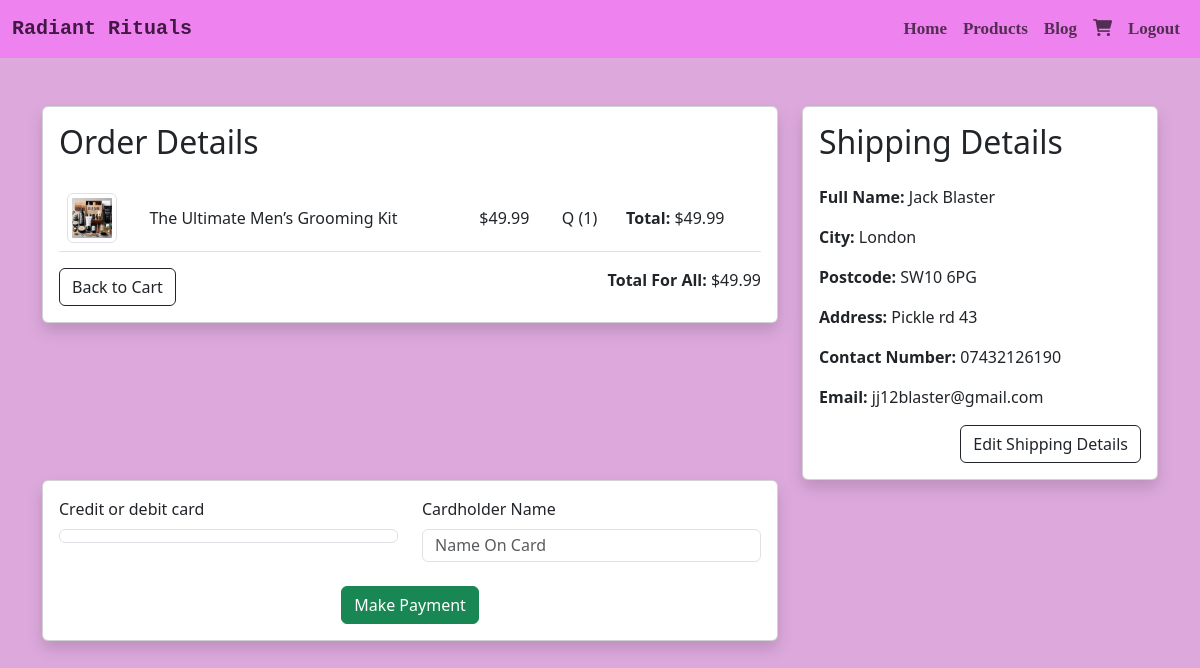
The app's page /products/checkout/ (signed in), older data.
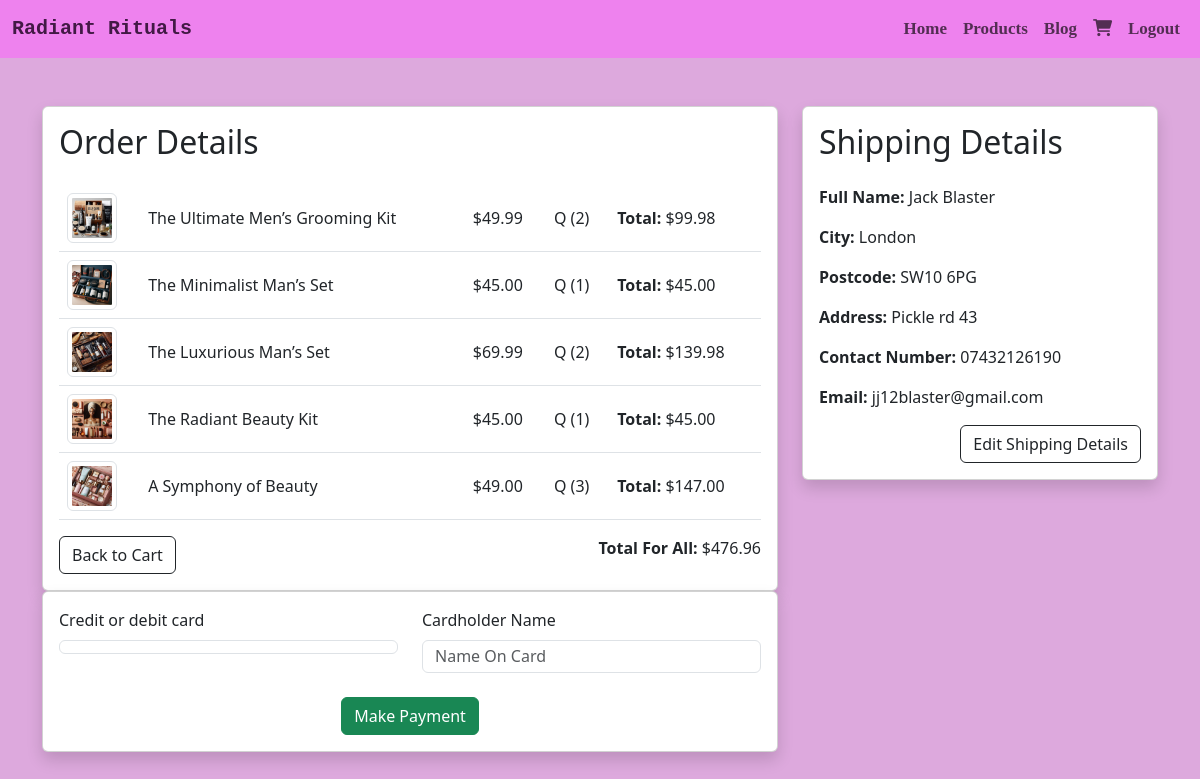
The same page, newer data.
### products/models.py (models this page shows)
class Product(models.Model):
    GENDER_CHOICES = (
        ('Male', 'Male'),
        ('Female', 'Female'),
        ('Unisex', 'Unisex'),
    )
    CATEGORY_CHOICES = (
        ('Haircare', 'Haircare'),
        ('Skincare', 'Skincare'),
        ('Bodycare', 'Bodycare'),
        ('Fragrance', 'Fragrance'),
        ('Beauty Boxes', 'Beauty Boxes'),
        ('Other', "Other"),
    )
    user = models.ForeignKey(User, on_delete=models.CASCADE, default=1)
    name = models.CharField(max_length=255)
    description = models.TextField()
    price = models.DecimalField(max_digits=10, decimal_places=2)
    image = models.ImageField(upload_to='product_images/')
    created_at = models.DateTimeField(auto_now_add=True)
    category = models.CharField(max_length=20, choices=CATEGORY_CHOICES, default='Other')
    gender = models.CharField(max_length=10, choices=GENDER_CHOICES, default="Unisex")
    quantity = models.IntegerField(default=1)

### products/views.py (the view, shortened to what this page needs)
# urls.py: path('checkout/', checkout, name='checkout'),
@login_required
def checkout(request):
    cart, created = Cart.objects.get_or_create(user=request.user)
    products = cart.products.all()
    for product in products:
        product.total_price = product.price * product.quantity
    total_price = sum(product.total_price for product in products)
    try:
        shipping_details = ShippingDetails.objects.get(user=request.user)
    except ShippingDetails.DoesNotExist:
        shipping_details = None
    context = {
        'cart': cart,
        'products': products,
        'total_price': total_price,
        'shipping_details': shipping_details,
        'STRIPE_PUBLIC_KEY': settings.STRIPE_PUBLIC_KEY,
    }
    intent = None
    context['client_secret'] = intent.client_secret if intent else None
    return render(request, 'products/checkout.html', context)

### products/templates/products/checkout.html (shortened to what this page needs)
{% extends 'base.html' %}
{% block content %}
  <div class="container mt-5">
    <div class="row">
      <div class="col-md-8 ">
        <div class="card shadow">
          <div class="card-body">
            <h2 class="card-title mb-4">Order Details</h2>
            <table class="table">
              <tbody>
                {% for product in products %}
                  <tr>
                    <td class="align-middle"><img src="{{ product.image.url }}" alt="{{ product.name }}" class="img-thumbnail" width="50"></td>
                    <td class="align-middle"><a class="nav-link" href="{% url 'product_detail' product_id=product.id %}">{{ product.name }}</a></td>
                    <td class="align-middle">${{ product.price }}</td>
                    <td class="align-middle">Q ({{ product.quantity }})</td>
                    <td class="align-middle"><strong>Total:</strong> ${{ product.total_price }}</td>
                  </tr>
                {% endfor %}
              </tbody>
            </table>
            <div class="row mt-3">
              <div class="col-md-6">
                <a href="{% url 'view_cart' %}" class="btn btn-outline-dark flex-shrink-0">Back to Cart</a>
              </div>
              <div class="col-md-6 text-md-end">
                <p class="mb-0"><strong>Total For All:</strong> ${{ total_price }}</p>
              </div>
            </div>
          </div>
        </div>
      </div>
      <div class="col-md-4">
        <div class="card shadow">
          <div class="card-body">
            <h2 class="card-title mb-4">Shipping Details</h2>
            {% if shipping_details %}
              <div class="mb-3">
                <strong>Full Name:</strong> {{ shipping_details.full_name }}
              </div>
              <div class="mb-3">
                <strong>City:</strong> {{ shipping_details.city }}
              </div>
              <div class="mb-3">
                <strong>Postcode:</strong> {{ shipping_details.postcode }}
              </div>
              <div class="mb-3">
                <strong>Address:</strong> {{ shipping_details.address }}
              </div>
              <div class="mb-3">
                <strong>Contact Number:</strong> {{ shipping_details.contact_number }}
              </div>
              <div class="mb-3">
                <strong>Email:</strong> {{ shipping_details.email }}
              </div>
              <div class="col-md-12 text-md-end">
                <a href="{% url 'edit_shipping_details' %}" class="btn btn-outline-dark">Edit Shipping Details</a>
              </div>
            {% else %}
              <p>No shipping details found.</p>
            {% endif %}
          </div>
        </div>
      </div>
      <div class="col-md-8 mb-4">
        <div class="card shadow">
          <div class="card-body">
            <form action="{% url 'checkout' %}" method="post" id="payment-form" data-secret="{{ client_secret }}">
              <div class="row">
                <div class="col-md-6">
                  <div class="form-group">
                    <label for="card-element" class="col-md-6" style="font-weight: 450;">Credit or debit card</label>
                    <div id="card-element" class="stripe-element form-control mt-2 mb-2"></div>
                  </div>
                </div>
                <div class="col-md-6">
                  <div class="form-group">
                    <label for="cardholder-name" class="col-md-6" style="font-weight: 450;">Cardholder Name</label>
                    <input type="text" id="cardholder-name" placeholder="Name On Card" class="form-control mt-2 mb-2 col-md-6" style="height: 33px;" required>
                  </div>
                </div>
              </div>
              <button id="submit-payment" class="btn btn-success btn-md btn-block d-block mx-auto mt-2">Make Payment</button>
            </form>
          </div>
        </div>
      </div>
    </div>
  </div>
{% endblock %}

Row changes from the older to the newer data that the page shows:
changed Product "The Ultimate Men’s Grooming Kit": quantity "1" → "2"; total_price "49.99" → "99.98"
now on this page (row edited): Product: image (picture), name "The Minimalist Man’s Set", price "45.00", quantity "1", total_price "45.00"
now on this page (row edited): Product: image (picture), name "The Luxurious Man’s Set", price "69.99", quantity "2", total_price "139.98"
now on this page (row edited): Product: image (picture), name "The Radiant Beauty Kit", price "45.00", quantity "1", total_price "45.00"
now on this page (row edited): Product: image (picture), name "A Symphony of Beauty", price "49.00", quantity "3", total_price "147.00"
Text that changed along with them:
{{ total_price }}: "49.99" → "476.96"
